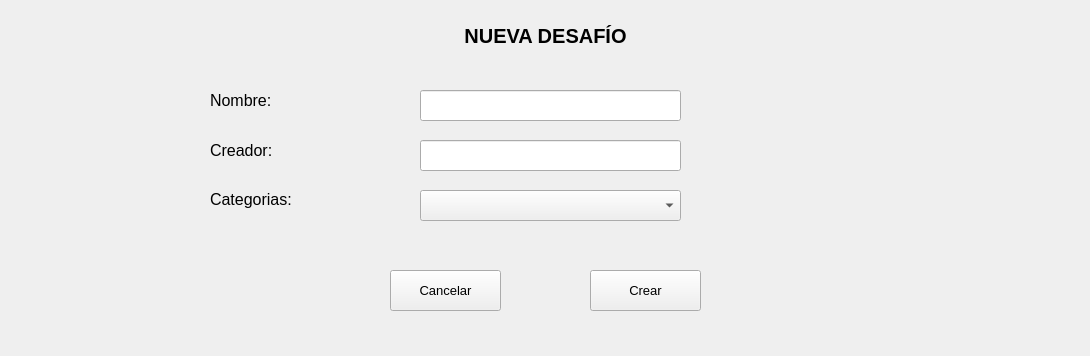
<?xml version="1.0" encoding="UTF-8"?>
<ui version="4.0">
 <class>Form</class>
 <widget class="QWidget" name="Form">
  <property name="geometry">
   <rect>
    <x>0</x>
    <y>0</y>
    <width>1090</width>
    <height>356</height>
   </rect>
  </property>
  <property name="windowTitle">
   <string>App Habitos Saludables : Nuevo Desafio</string>
  </property>
  <widget class="QWidget" name="verticalLayoutWidget">
   <property name="geometry">
    <rect>
     <x>0</x>
     <y>0</y>
     <width>1091</width>
     <height>71</height>
    </rect>
   </property>
   <layout class="QVBoxLayout" name="verticalLayout">
    <item>
     <widget class="QLabel" name="lblTitulo">
      <property name="font">
       <font>
        <family>MS Sans Serif</family>
        <pointsize>15</pointsize>
        <weight>75</weight>
        <bold>true</bold>
       </font>
      </property>
      <property name="layoutDirection">
       <enum>Qt::LeftToRight</enum>
      </property>
      <property name="text">
       <string>NUEVA DESAFÍO</string>
      </property>
      <property name="alignment">
       <set>Qt::AlignCenter</set>
      </property>
     </widget>
    </item>
   </layout>
  </widget>
  <widget class="QLabel" name="lblCreador">
   <property name="geometry">
    <rect>
     <x>210</x>
     <y>140</y>
     <width>101</width>
     <height>21</height>
    </rect>
   </property>
   <property name="font">
    <font>
     <pointsize>12</pointsize>
    </font>
   </property>
   <property name="text">
    <string>Creador:</string>
   </property>
  </widget>
  <widget class="QLabel" name="lblCategorias">
   <property name="geometry">
    <rect>
     <x>210</x>
     <y>190</y>
     <width>101</width>
     <height>41</height>
    </rect>
   </property>
   <property name="font">
    <font>
     <pointsize>12</pointsize>
    </font>
   </property>
   <property name="text">
    <string>Categorias:</string>
   </property>
   <property name="alignment">
    <set>Qt::AlignLeading|Qt::AlignLeft|Qt::AlignTop</set>
   </property>
  </widget>
  <widget class="QLabel" name="lblNombre">
   <property name="geometry">
    <rect>
     <x>210</x>
     <y>90</y>
     <width>101</width>
     <height>21</height>
    </rect>
   </property>
   <property name="font">
    <font>
     <pointsize>12</pointsize>
    </font>
   </property>
   <property name="text">
    <string>Nombre:</string>
   </property>
  </widget>
  <widget class="QLineEdit" name="txtNombre">
   <property name="geometry">
    <rect>
     <x>420</x>
     <y>90</y>
     <width>261</width>
     <height>31</height>
    </rect>
   </property>
  </widget>
  <widget class="QLineEdit" name="txtCreador">
   <property name="geometry">
    <rect>
     <x>420</x>
     <y>140</y>
     <width>261</width>
     <height>31</height>
    </rect>
   </property>
  </widget>
  <widget class="QComboBox" name="cmbCategorias">
   <property name="geometry">
    <rect>
     <x>420</x>
     <y>190</y>
     <width>261</width>
     <height>31</height>
    </rect>
   </property>
   <property name="font">
    <font>
     <pointsize>10</pointsize>
    </font>
   </property>
  </widget>
  <widget class="QPushButton" name="btnCancelar">
   <property name="geometry">
    <rect>
     <x>390</x>
     <y>270</y>
     <width>111</width>
     <height>41</height>
    </rect>
   </property>
   <property name="font">
    <font>
     <pointsize>10</pointsize>
    </font>
   </property>
   <property name="text">
    <string>Cancelar</string>
   </property>
  </widget>
  <widget class="QPushButton" name="btnCrear">
   <property name="geometry">
    <rect>
     <x>590</x>
     <y>270</y>
     <width>111</width>
     <height>41</height>
    </rect>
   </property>
   <property name="font">
    <font>
     <pointsize>10</pointsize>
    </font>
   </property>
   <property name="text">
    <string>Crear</string>
   </property>
  </widget>
 </widget>
 <resources/>
 <connections/>
</ui>
